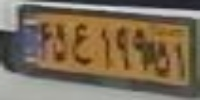
#> input picture edge_detection/image.jpg, 200 x 100 px
$ jupyter execute edge_detection.ipynb
#> lines starting #> are read from the running program, lines starting #| are printed output that depends on the picture
[cell 1]
import cv2
img = cv2.imread('./image.jpg') #reading the image
#> img is the input picture: shape (100, 200, 3); mean B, G, R 86.9, 108.6, 124.9
edges = cv2.Canny(img,140,120) #canney edhe detecton
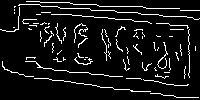
#> edges: shape (100, 200); 8.5% white in thin lines or dots
cv2.imwrite('./output.png',edges)
#> Out = True
# cv2.save('Edges in the image', edges) #displaying the image
# cv2.imshow('image',edges)
# cv2.waitKey(0)
# cv2.destroyAllWindows()

[cell 2]
from PIL import Image, ImageFilter


# Opening the image (R prefixed to string
# in order to deal with '\' in paths)
image = Image.open('./image.jpg')

# Converting the image to grayscale, as edge detection
# requires input image to be of mode = Grayscale (L)
image = image.convert("L")
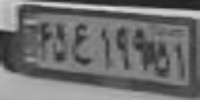
#> image: PIL image 200x100 L; min 29, max 224, mean 111

# Detecting Edges on the Image using the argument ImageFilter.FIND_EDGES
image = image.filter(ImageFilter.FIND_EDGES)
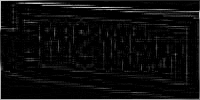
#> image: PIL image 200x100 L; min 0, max 210, mean 11.9

# Saving the Image Under the name Edge_Sample.png
image.save(r"./Edge_Sample.png")
